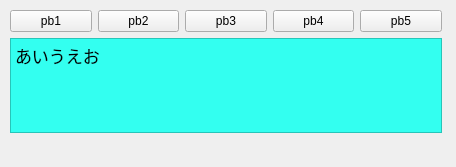
<?xml version="1.0" encoding="UTF-8"?>
<ui version="4.0">
 <class>Form</class>
 <widget class="QWidget" name="Form">
  <property name="geometry">
   <rect>
    <x>0</x>
    <y>0</y>
    <width>456</width>
    <height>167</height>
   </rect>
  </property>
  <property name="windowTitle">
   <string>Form</string>
  </property>
  <widget class="QWidget" name="verticalLayoutWidget">
   <property name="geometry">
    <rect>
     <x>10</x>
     <y>10</y>
     <width>432</width>
     <height>123</height>
    </rect>
   </property>
   <layout class="QVBoxLayout" name="verticalLayout">
    <item>
     <layout class="QHBoxLayout" name="horizontalLayout">
      <item>
       <widget class="QPushButton" name="pushButton">
        <property name="text">
         <string>pb1</string>
        </property>
       </widget>
      </item>
      <item>
       <widget class="QPushButton" name="pushButton_2">
        <property name="text">
         <string>pb2</string>
        </property>
       </widget>
      </item>
      <item>
       <widget class="QPushButton" name="pushButton_3">
        <property name="text">
         <string>pb3</string>
        </property>
       </widget>
      </item>
      <item>
       <widget class="QPushButton" name="pushButton_5">
        <property name="text">
         <string>pb4</string>
        </property>
       </widget>
      </item>
      <item>
       <widget class="QPushButton" name="pushButton_4">
        <property name="text">
         <string>pb5</string>
        </property>
       </widget>
      </item>
     </layout>
    </item>
    <item>
     <widget class="QTextBrowser" name="textBrowser">
      <property name="styleSheet">
       <string notr="true">background-color: rgb(51, 255, 240);</string>
      </property>
      <property name="html">
       <string>&lt;!DOCTYPE HTML PUBLIC &quot;-//W3C//DTD HTML 4.0//EN&quot; &quot;http://www.w3.org/TR/REC-html40/strict.dtd&quot;&gt;
&lt;html&gt;&lt;head&gt;&lt;meta name=&quot;qrichtext&quot; content=&quot;1&quot; /&gt;&lt;style type=&quot;text/css&quot;&gt;
p, li { white-space: pre-wrap; }
&lt;/style&gt;&lt;/head&gt;&lt;body style=&quot; font-family:'.SF NS Text'; font-size:13pt; font-weight:400; font-style:normal;&quot;&gt;
&lt;p style=&quot; margin-top:0px; margin-bottom:0px; margin-left:0px; margin-right:0px; -qt-block-indent:0; text-indent:0px;&quot;&gt;あいうえお&lt;/p&gt;&lt;/body&gt;&lt;/html&gt;</string>
      </property>
     </widget>
    </item>
   </layout>
  </widget>
 </widget>
 <resources/>
 <connections/>
</ui>
